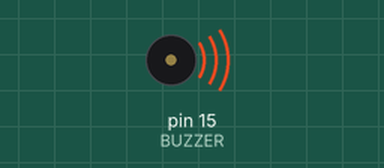
Recording of a sketch running on a simulated Arduino Uno, built with avr-gcc and run on an emulated ATmega328P. On the bench: buzzer (waves = sounding, pin HIGH).

Above: at 0.2 s.
Timing chart, 0 to 3.0 s (numbered marks = the images above):
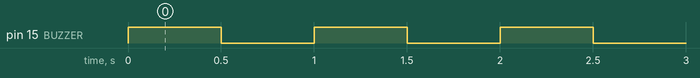

Measured:
- by itself, pin 15 (BUZZER): alternates HIGH for 0.50 s and LOW for 0.50 s

The sketch:

buzzer_test.ino
```cpp
#define BUZZER 15

void setup() {
  pinMode(BUZZER, OUTPUT);
}

void loop() {
  digitalWrite(BUZZER, HIGH);
  delay(500);
  digitalWrite(BUZZER, LOW);
  delay(500);
}
```
